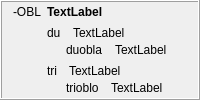
            <widget class="QFrame" name="frame_30">
             <property name="frameShape">
              <enum>QFrame::Box</enum>
             </property>
             <property name="frameShadow">
              <enum>QFrame::Raised</enum>
             </property>
             <layout class="QHBoxLayout" name="horizontalLayout_52">
              <property name="topMargin">
               <number>3</number>
              </property>
              <property name="bottomMargin">
               <number>3</number>
              </property>
              <item>
               <widget class="QLabel" name="label_305">
                <property name="sizePolicy">
                 <sizepolicy hsizetype="Maximum" vsizetype="Preferred">
                  <horstretch>0</horstretch>
                  <verstretch>0</verstretch>
                 </sizepolicy>
                </property>
                <property name="text">
                 <string>-OBL</string>
                </property>
                <property name="alignment">
                 <set>Qt::AlignHCenter|Qt::AlignTop</set>
                </property>
                <property name="tipo" stdset="0">
                 <string>afikso</string>
                </property>
               </widget>
              </item>
              <item>
               <layout class="QVBoxLayout" name="verticalLayout_388">
                <item>
                 <widget class="QLabel" name="Lec09_Label696">
                  <property name="sizePolicy">
                   <sizepolicy hsizetype="Preferred" vsizetype="Maximum">
                    <horstretch>0</horstretch>
                    <verstretch>0</verstretch>
                   </sizepolicy>
                  </property>
                  <property name="styleSheet">
                   <string notr="true">font-weight: bold;</string>
                  </property>
                  <property name="text">
                   <string>TextLabel</string>
                  </property>
                  <property name="wordWrap">
                   <bool>true</bool>
                  </property>
                 </widget>
                </item>
                <item>
                 <layout class="QVBoxLayout" name="verticalLayout_14">
                  <item>
                   <layout class="QVBoxLayout" name="verticalLayout_389">
                    <property name="spacing">
                     <number>3</number>
                    </property>
                    <item>
                     <layout class="QHBoxLayout" name="horizontalLayout_628">
                      <property name="spacing">
                       <number>12</number>
                      </property>
                      <item>
                       <widget class="neklakebla_nova" name="Lec09_Button659">
                        <property name="text">
                         <string>du</string>
                        </property>
                        <property name="wordWrap">
                         <bool>true</bool>
                        </property>
                       </widget>
                      </item>
                      <item>
                       <widget class="QLabel" name="Lec09_Label697">
                        <property name="sizePolicy">
                         <sizepolicy hsizetype="Expanding" vsizetype="Preferred">
                          <horstretch>0</horstretch>
                          <verstretch>0</verstretch>
                         </sizepolicy>
                        </property>
                        <property name="text">
                         <string>TextLabel</string>
                        </property>
                        <property name="wordWrap">
                         <bool>true</bool>
                        </property>
                       </widget>
                      </item>
                     </layout>
                    </item>
                    <item>
                     <layout class="QHBoxLayout" name="horizontalLayout_629">
                      <property name="spacing">
                       <number>12</number>
                      </property>
                      <item>
                       <widget class="label_sago_reversa" name="label_399">
                        <property name="sizePolicy">
                         <sizepolicy hsizetype="Maximum" vsizetype="Preferred">
                          <horstretch>0</horstretch>
                          <verstretch>0</verstretch>
                         </sizepolicy>
                        </property>
                        <property name="text">
                         <string/>
                        </property>
                        <property name="pixmap">
                         <pixmap resource="../resources/ikonoj.qrc">:/ikonoj/sago_revena.png</pixmap>
                        </property>
                       </widget>
                      </item>
                      <item>
                       <widget class="neklakebla_nova" name="Lec09_Button660">
                        <property name="text">
                         <string>duobla</string>
                        </property>
                        <property name="wordWrap">
                         <bool>true</bool>
                        </property>
                       </widget>
                      </item>
                      <item>
                       <widget class="QLabel" name="Lec09_Label698">
                        <property name="sizePolicy">
                         <sizepolicy hsizetype="Expanding" vsizetype="Preferred">
                          <horstretch>0</horstretch>
                          <verstretch>0</verstretch>
                         </sizepolicy>
                        </property>
                        <property name="text">
                         <string>TextLabel</string>
                        </property>
                        <property name="wordWrap">
                         <bool>true</bool>
                        </property>
                       </widget>
                      </item>
                     </layout>
                    </item>
                   </layout>
                  </item>
                  <item>
                   <layout class="QVBoxLayout" name="verticalLayout_390">
                    <property name="spacing">
                     <number>3</number>
                    </property>
                    <item>
                     <layout class="QHBoxLayout" name="horizontalLayout_630">
                      <property name="spacing">
                       <number>12</number>
                      </property>
                      <item>
                       <widget class="neklakebla_nova" name="Lec09_Button59">
                        <property name="text">
                         <string>tri</string>
                        </property>
                        <property name="wordWrap">
                         <bool>true</bool>
                        </property>
                       </widget>
                      </item>
                      <item>
                       <widget class="QLabel" name="Lec09_Label60">
                        <property name="sizePolicy">
                         <sizepolicy hsizetype="Expanding" vsizetype="Preferred">
                          <horstretch>0</horstretch>
                          <verstretch>0</verstretch>
                         </sizepolicy>
                        </property>
                        <property name="text">
                         <string>TextLabel</string>
                        </property>
                        <property name="wordWrap">
                         <bool>true</bool>
                        </property>
                       </widget>
                      </item>
                     </layout>
                    </item>
                    <item>
                     <layout class="QHBoxLayout" name="horizontalLayout_631">
                      <property name="spacing">
                       <number>12</number>
                      </property>
                      <item>
                       <widget class="label_sago_reversa" name="label_400">
                        <property name="sizePolicy">
                         <sizepolicy hsizetype="Maximum" vsizetype="Preferred">
                          <horstretch>0</horstretch>
                          <verstretch>0</verstretch>
                         </sizepolicy>
                        </property>
                        <property name="text">
                         <string/>
                        </property>
                        <property name="pixmap">
                         <pixmap resource="../resources/ikonoj.qrc">:/ikonoj/sago_revena.png</pixmap>
                        </property>
                       </widget>
                      </item>
                      <item>
                       <widget class="neklakebla_nova" name="Lec09_Button60">
                        <property name="text">
                         <string>trioblo</string>
                        </property>
                        <property name="wordWrap">
                         <bool>true</bool>
                        </property>
                       </widget>
                      </item>
                      <item>
                       <widget class="QLabel" name="Lec09_Label61">
                        <property name="sizePolicy">
                         <sizepolicy hsizetype="Expanding" vsizetype="Preferred">
                          <horstretch>0</horstretch>
                          <verstretch>0</verstretch>
                         </sizepolicy>
                        </property>
                        <property name="text">
                         <string>TextLabel</string>
                        </property>
                        <property name="wordWrap">
                         <bool>true</bool>
                        </property>
                       </widget>
                      </item>
                     </layout>
                    </item>
                   </layout>
                  </item>
                 </layout>
                </item>
               </layout>
              </item>
             </layout>
            </widget>
